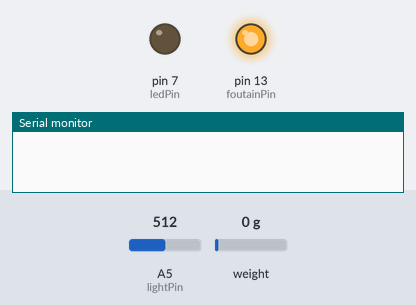
Recording of a sketch running on a simulated Arduino Uno, built with avr-gcc and run on an emulated ATmega328P. Shown: output pins drawn as LEDs (lit = HIGH), the last lines printed to the serial monitor. The test bench sets the inputs (shaded band); at power-on: A5 (lightPin) = 512, weight on the scale 0 g.

Above: at 1.1 s.
At 72.1 s:
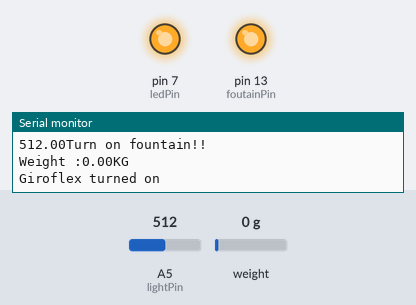
Timing chart, 0 to 88.5 s (numbered marks = the images above):
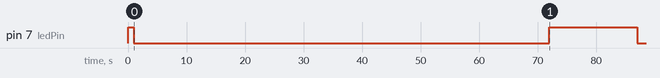

The sketch:

bomboneiro.ino
```cpp
#include "HX711.h"
// HX711.DOUT  - pin A0
// HX711.PD_SCK - pin A1
#define ledPin 7
#define lightPin A5
HX711 scale(A1, A0);


const int foutainPin = 13;
const bool replacing = false;

//Times
const long initialDelayForStartReading = 60000;//60 seconds
const long alarmDuration = 15000;//15 seconds
const long changeGaloonWaitingTime = 600000;//10 minutes
int alarmCount = 0;

/*
    FOUNTAIN: Liga e desliga o refrigerados de agua
    LED: Liga e desliga o giroflex
*/

void setup() {
  Serial.begin(9600);

  //Defines pin modes
  pinMode(ledPin, OUTPUT);
  pinMode(foutainPin, OUTPUT);
  pinMode(lightPin, INPUT);

  //Start fountain and led ligados
  digitalWrite(foutainPin, HIGH);
  digitalWrite(ledPin, HIGH);

  //Setup the scale
  scale.set_scale(20500);
  scale.tare();

  //Turn the led off
  digitalWrite(ledPin, LOW);

  //Delay before start reading
  delay(initialDelayForStartReading);
}

void loop()
{
  //Gets the weight in kg
  double value = scale.get_units(20) * 1;
  Serial.print("Weight :");
  Serial.print(value , 2);
  Serial.println("KG");

  //Turn on the giroflex if it should to
  if (value < 0.3)
  {
    alarmCount ++;
    if(alarmCount > 3)
    {
      Serial.println("Giroflex turned on");
      digitalWrite(ledPin, HIGH);
      delay(alarmDuration);
      digitalWrite(ledPin, LOW);
      Serial.println("Giroflex turned off");

      Serial.println("Start waiting time...");
      delay(changeGaloonWaitingTime);

      alarmCount = 0;
    }
  }
  else
  {
    digitalWrite(ledPin, LOW);
    alarmCount = 0;
  }

  //Turn on or off the fountain
  double light = analogRead(lightPin);
  Serial.println("light  \t\t ");
  Serial.print(light , 2);
  if(light > 20)
  {
    Serial.println("Turn on fountain!! ");
    digitalWrite(foutainPin,HIGH);
  }
  else
  {
    Serial.println("Turn off fountain!! ");
    digitalWrite(foutainPin,LOW);
  }

  //Put the ADC in sleep mode
  scale.power_down();
  delay(1000);
  scale.power_up();

}
```

Measured:
- by itself, pin 7 (ledPin): HIGH → LOW at 1.0 s, → HIGH 71.0 s later, → LOW 15.0 s later
